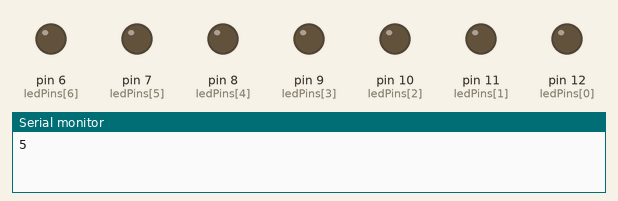
Recording of a sketch running on a simulated Arduino Uno, built with avr-gcc and run on an emulated ATmega328P. Shown: output pins drawn as LEDs (lit = HIGH), the last lines printed to the serial monitor. Random numbers use the default seed unless the sketch sets one; pins used as bus, display or sensor lines are not drawn.

Above: at 0.1 s.
At 9.72 s:
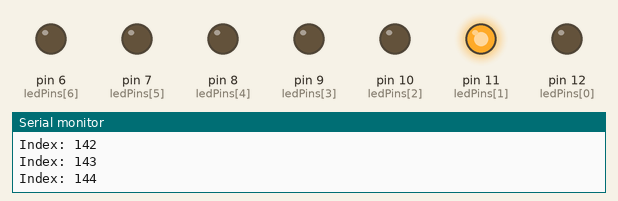
At 14.9 s:
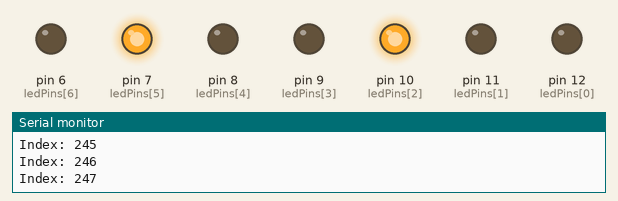
At 19.12 s:
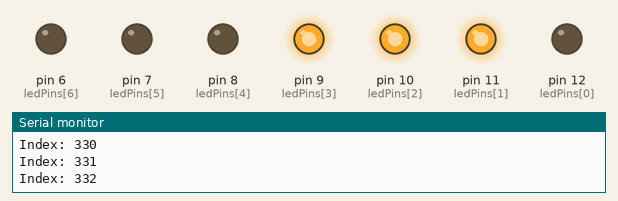
At 29.9 s:
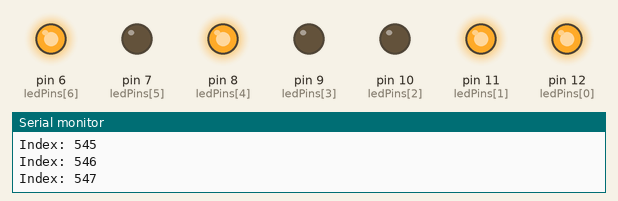
At 38.6 s:
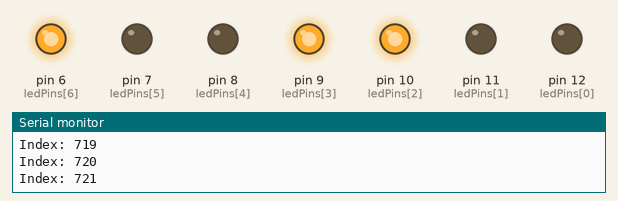
Timing chart, 0 to 40.0 s (numbered marks = the images above):
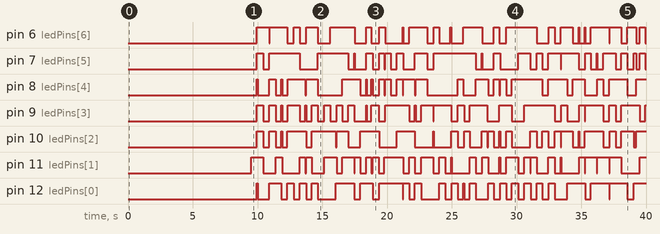

The sketch:

rhythm_spookyscaryskeletons.ino
```cpp
unsigned long time;
unsigned long startTime;

// CHANGE THESE VARIABLES
int DIFFLENGTH = 4584;
int TRIGGERSLENGTH = 492;

// insert array of triggers
short triggers [492] = {140, 149, 150, 159, 168, 169, 178, 187, 188, 196, 197, 206, 215, 224, 225, 234, 243, 244, 253, 262, 271, 272, 281, 290, 299, 300, 309, 318, 319, 326, 328, 337, 338, 346, 347, 356, 365, 374, 375, 384, 393, 394, 403, 412, 421, 422, 431, 440, 448, 449, 450, 459, 468, 469, 478, 487, 496, 497, 505, 506, 515, 523, 525, 534, 543, 544, 553, 562, 571, 572, 581, 590, 599, 600, 609, 618, 619, 628, 637, 646, 647, 655, 656, 665, 674, 675, 684, 693, 694, 703, 712, 721, 731, 735, 740, 749, 890, 899, 900, 909, 918, 919, 928, 937, 947, 956, 965, 966, 974, 975, 984, 994, 1003, 1012, 1022, 1031, 1050, 1059, 1069, 1078, 1087, 1097, 1106, 1116, 1124, 1125, 1134, 1144, 1153, 1162, 1171, 1181, 1199, 1200, 1209, 1219, 1228, 1237, 1247, 1256, 1266, 1274, 1275, 1284, 1294, 1303, 1309, 1312, 1322, 1331, 1350, 1359, 1369, 1378, 1387, 1397, 1406, 1416, 1425, 1434, 1443, 1444, 1453, 1462, 1471, 1481, 1490, 1499, 1500, 1634, 1637, 1640, 1649, 1650, 1659, 1669, 1678, 1687, 1697, 1706, 1715, 1716, 1724, 1725, 1734, 1744, 1753, 1762, 1772, 1781, 1799, 1800, 1809, 1818, 1819, 1828, 1837, 1847, 1853, 1856, 1865, 1866, 1874, 1875, 1884, 1893, 1894, 1903, 1921, 1931, 1949, 1950, 1959, 1969, 1978, 1987, 1997, 2003, 2006, 2015, 2016, 2024, 2025, 2034, 2043, 2044, 2053, 2059, 2062, 2072, 2081, 2100, 2109, 2115, 2119, 2128, 2137, 2147, 2153, 2156, 2165, 2166, 2174, 2175, 2184, 2193, 2194, 2203, 2212, 2221, 2231, 2390, 2399, 2400, 2409, 2419, 2428, 2437, 2446, 2447, 2454, 2456, 2465, 2473, 2475, 2484, 2493, 2494, 2503, 2512, 2521, 2522, 2531, 2540, 2549, 2550, 2559, 2568, 2569, 2578, 2587, 2596, 2597, 2606, 2615, 2624, 2625, 2634, 2643, 2644, 2653, 2661, 2662, 2671, 2672, 2681, 2690, 2699, 2700, 2709, 2718, 2719, 2728, 2737, 2747, 2755, 2756, 2765, 2774, 2775, 2784, 2793, 2794, 2803, 2812, 2821, 2822, 2831, 2840, 2849, 2990, 2999, 3000, 3009, 3018, 3019, 3028, 3035, 3037, 3047, 3056, 3065, 3066, 3075, 3084, 3093, 3094, 3103, 3110, 3112, 3117, 3122, 3131, 3150, 3159, 3168, 3169, 3178, 3185, 3187, 3197, 3206, 3213, 3215, 3216, 3225, 3234, 3243, 3244, 3253, 3260, 3262, 3290, 3300, 3309, 3318, 3319, 3328, 3335, 3337, 3347, 3356, 3365, 3375, 3384, 3393, 3394, 3403, 3412, 3422, 3431, 3450, 3459, 3468, 3469, 3478, 3485, 3487, 3496, 3497, 3506, 3513, 3515, 3516, 3525, 3534, 3543, 3544, 3553, 3560, 3562, 3590, 3734, 3737, 3740, 3749, 3750, 3759, 3768, 3769, 3778, 3787, 3788, 3797, 3806, 3815, 3816, 3824, 3825, 3834, 3843, 3844, 3853, 3859, 3862, 3872, 3881, 3899, 3900, 3909, 3918, 3919, 3928, 3937, 3946, 3947, 3956, 3965, 3966, 3975, 3984, 3993, 3994, 4003, 4012, 4021, 4031, 4049, 4050, 4059, 4068, 4069, 4078, 4087, 4095, 4097, 4106, 4112, 4115, 4116, 4124, 4125, 4134, 4143, 4144, 4153, 4162, 4172, 4181, 4200, 4209, 4218, 4219, 4228, 4237, 4238, 4246, 4247, 4256, 4265, 4266, 4275, 4284, 4293, 4294, 4303, 4312, 4321, 4331, 4340, 4490, 4492};

int prevIndex = 0;
int index = -1;

int ledPins [7] = {12,11,10,9,8,7,6};
int multiColor [3] = {5,4,3}; // handle 8th multicolor LED
int state = 0;
int multiColorState = 0;
boolean multiColorStateArr [7][3] = {{true,false,false},
                                  {false,true,false},
                                  {false,false,true},
                                  {true,true,false},
                                  {false,true,true},
                                  {true,false,true},
                                  {true,true,true}};
/* Multicolor states:
   0: Red
   1: Green
   2: Blue
   3: Red + Green = Lime
   4: Green + Blue = Skyblue
   5: Red + Blue = Purple
   6: RGB = White
*/

void setup() {
  for (int i = 0; i < 7; i++) {
    pinMode(ledPins[i], OUTPUT);
  }
  for (int i = 0; i < 3; i++) {
    pinMode(multiColor[i], OUTPUT);
  }
  Serial.begin(9600);
  randomSeed(analogRead(0));
}

void loop() {

  if (index == -1) {
    for (int i = 5; i > 0; i--) {
      Serial.println(i);
      delay(500);
    }
    index = 0;
    startTime = millis();
  }

  time = millis();
  prevIndex = index;
  index = ((time-startTime) / 50) % DIFFLENGTH;
  if (prevIndex != index) {
    Serial.print("Index: ");
    Serial.println(index);
  }

  for (int i = 0; i < TRIGGERSLENGTH; i++) {

    if (prevIndex != index && index == triggers[i]) {

      for (int i = 0; i < 7; i++) {
        if (random(2) == 0) {
          digitalWrite(ledPins[i], LOW);
        } else {
          digitalWrite(ledPins[i], HIGH);
        }
      }

      if (random(2) == 0) {
        for (int i = 0; i < 3; i++) {
          digitalWrite(multiColor[i], LOW);
        }
      } else {
        for (int i = 0; i < 3; i++) {
          if (random(2) == 0) {
            digitalWrite(multiColor[i], HIGH);
          }
        }
      }

      break;

    }

  }

}
```

Measured:
- by itself, pin 7 (ledPins[5]): LOW → HIGH at 10.0 s, → LOW 0.50 s later, → HIGH 0.45 s later, → LOW 2.4 s later, … (44 changes in this stretch)
- by itself, pin 9 (ledPins[3]): LOW → HIGH at 10.0 s, → LOW 0.50 s later, → HIGH 0.45 s later, → LOW 0.50 s later, … (49 changes in this stretch)
- by itself, pin 10 (ledPins[2]): LOW → HIGH at 10.0 s, → LOW 0.50 s later, → HIGH 0.45 s later, → LOW 0.50 s later, … (47 changes in this stretch)
- by itself, pin 11 (ledPins[1]): LOW → HIGH at 9.5 s, → LOW 0.95 s later, → HIGH 0.95 s later, → LOW 0.50 s later, … (53 changes in this stretch)
